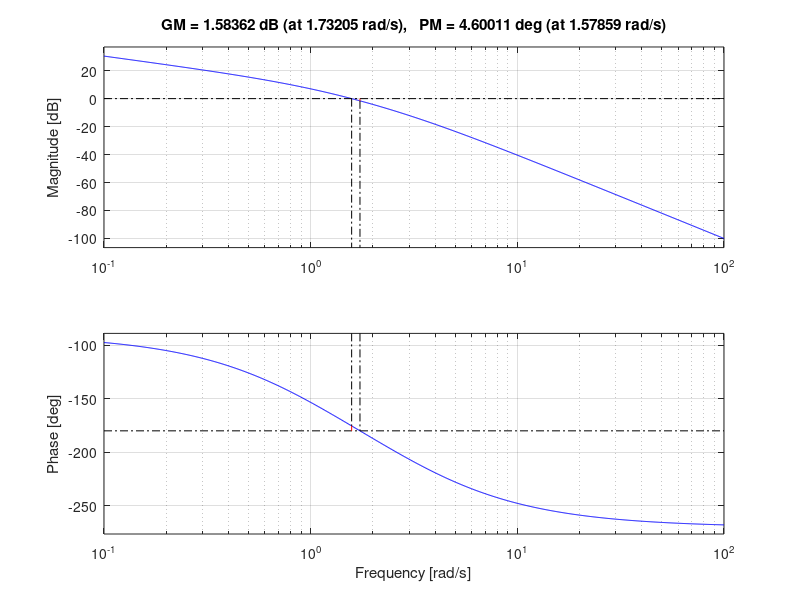
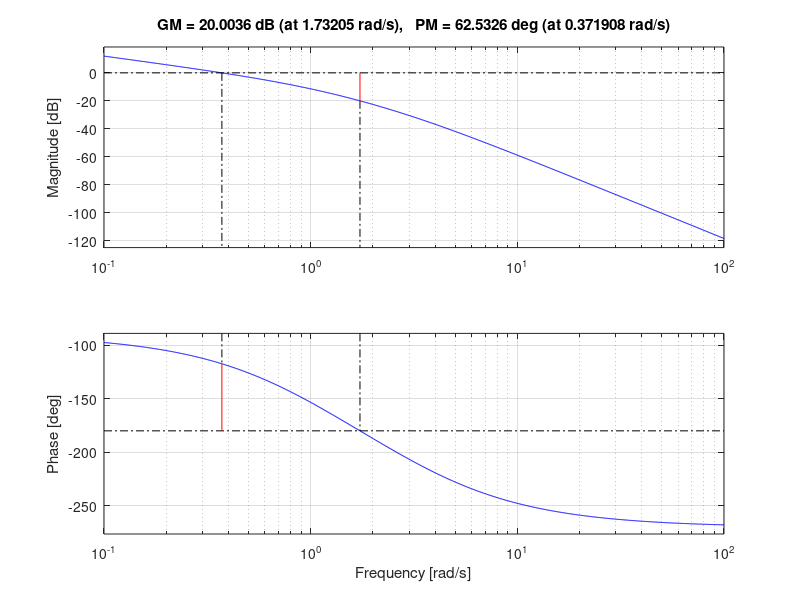
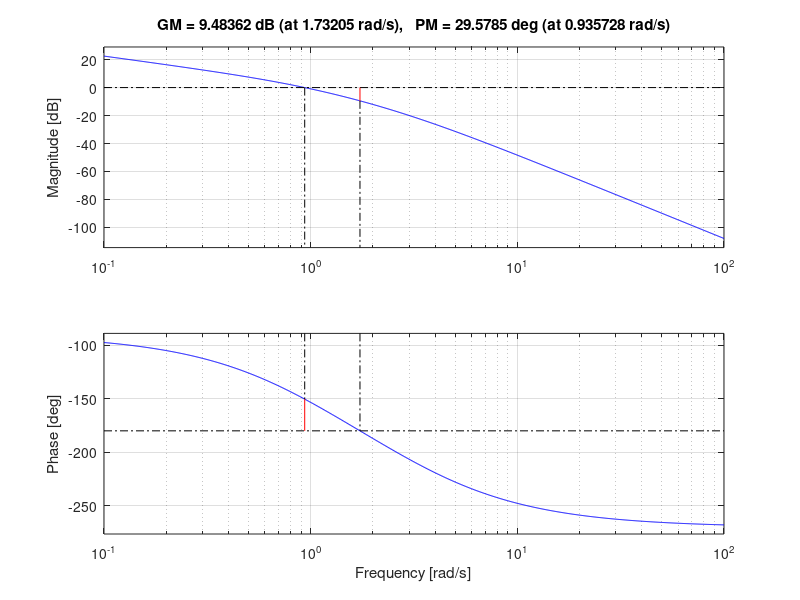

MATLAB code to generate these figures, in order:
clear all, close all, clc

s=tf('s');

G=10/s/(s+1)/(s+3)

figure, margin(G)

kc=10^(1.58/20)

k1=10^(-(20-1.58)/20)

LA=k1*G;

figure, margin(LA)

k2=10^(-7.9/20)

LA=k2*G;
figure, margin(LA)

